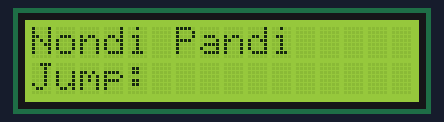
A sketch run on a simulated Arduino Uno, built with avr-gcc and run on an emulated ATmega328P. Parts: 16×2 character LCD.

Above: at 0.1 s.
At 1.1 s:
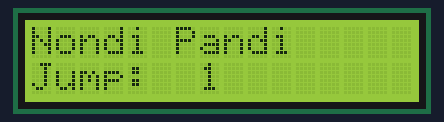
At 2.5 s:
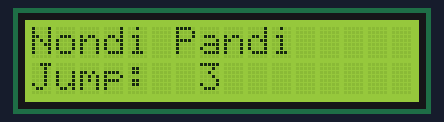
At 3.9 s:
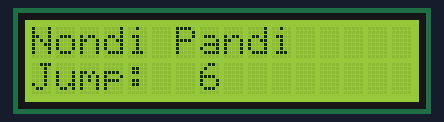
At 5.3 s:
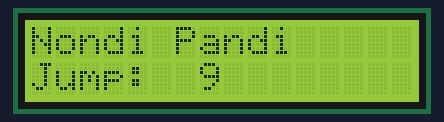
At 10.2 s:
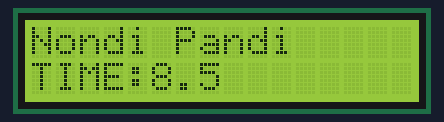

The sketch:

ard.ino
```cpp
#include <LiquidCrystal.h>

// initialize the library by associating any needed LCD interface pin
// with the arduino pin number it is connected to
const int rs = 12, en = 11, d4 = 5, d5 = 4, d6 = 3, d7 = 2;
LiquidCrystal lcd(rs, en, d4, d5, d6, d7);

void setup() {
  // set up the LCD's number of columns and rows:
  lcd.begin(16, 2);
  // Print a message to the LCD.
  lcd.print("Nondi Pandi");
  lcd.setCursor(0,1);
  lcd.print("Jump: ");
}

void loop(){
    delay(1000);
    lcd.setCursor(7,1);
    lcd.print("1");
    delay(700);
    lcd.setCursor(7,1);
    lcd.print("2");
    delay(700);
    lcd.setCursor(7,1);
    lcd.print("3");
    delay(700);
    lcd.setCursor(7,1);
    lcd.print("4,5");
    delay(700);
    lcd.setCursor(7,1);
    lcd.print("6  ");
    delay(700);
    lcd.setCursor(7,1);
    lcd.print("7,8");
    delay(700);
    lcd.setCursor(7,1);
    lcd.print("9  ");
    delay(700);
    lcd.setCursor(7,1);
    lcd.print("7,8");
    delay(700);
    lcd.setCursor(7,1);
    lcd.print("6  ");
    delay(700);
    lcd.setCursor(7,1);
    lcd.print("4,5");
    delay(700);
    lcd.setCursor(7,1);
    lcd.print("3  ");
    delay(700);
    lcd.setCursor(7,1);
    lcd.print("2");
    delay(700);
    lcd.setCursor(7,1);
    lcd.print("1");
    delay(700);
    lcd.setCursor(0,1);
    lcd.print("TIME:8.5");
    while(1){
      delay(100000);
    }
}
```

Measured:
- what the display in image 1 shows lasts 0.7 s, from 1.1 s to 1.8 s
